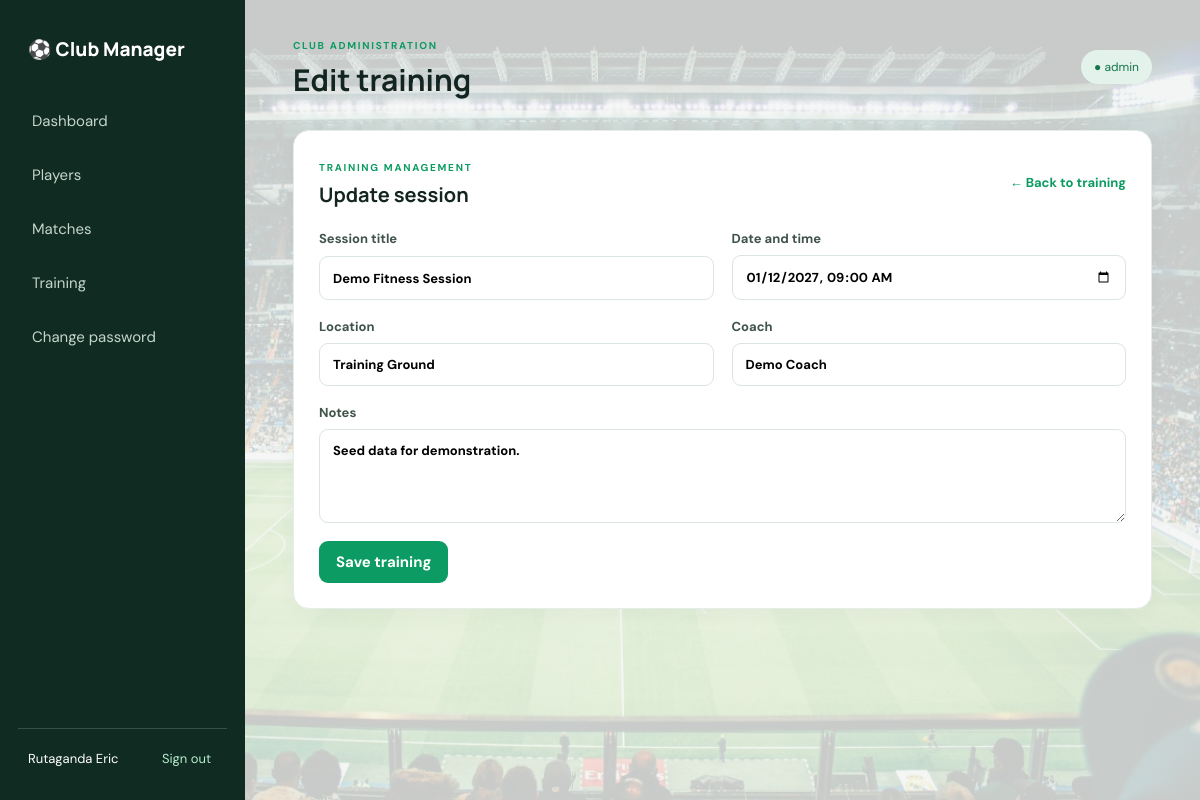
The app's page /index.php?route=trainings/form&id=1 (signed in) with its own data.
### tables this page shows
CREATE TABLE IF NOT EXISTS trainings (
    id INT AUTO_INCREMENT PRIMARY KEY,
    title VARCHAR(150) NOT NULL,
    training_date DATETIME NOT NULL,
    location VARCHAR(150) NOT NULL,
    coach VARCHAR(120) NULL,
    notes TEXT NULL,
    created_at TIMESTAMP DEFAULT CURRENT_TIMESTAMP
);

### app/core/Controller.php (called while the page is built, shortened)
<?php
class Controller {
    protected function view(string $name, array $data = []): void {
        extract($data, EXTR_SKIP);
        require __DIR__ . '/../views/layouts/header.php';
        require __DIR__ . '/../views/' . $name . '.php';
        require __DIR__ . '/../views/layouts/footer.php';
    }
}

### app/controllers/TrainingController.php (called while the page is built, shortened)
<?php
class TrainingController extends Controller {
    private Training $model;
    public function __construct(){ $this->model=new Training(); }
    public function form(): void{
        $id=request_id($_GET,'id');
        $id=$id??0;
        $training=$id?$this->model->find($id):null;
        $this->view('trainings/form',['title'=>$id?'Edit training':'Add training','training'=>$training]);
    }
}

### index.php (called while the page is built, shortened)
<?php
require_once __DIR__.'/helpers/functions.php';
require_once __DIR__.'/app/core/Database.php';
require_once __DIR__.'/app/core/Controller.php';
$route=$_GET['route']??(isset($_SESSION['user'])?'dashboard':'login');
$routes=[
 'login'=>[AuthController::class,'login'],'logout'=>[AuthController::class,'logout'],
 'account/password'=>[AuthController::class,'changePassword'],
 'dashboard'=>[DashboardController::class,'index'],
 'players'=>[PlayerController::class,'index'],'players/form'=>[PlayerController::class,'form'],'players/save'=>[PlayerController::class,'save'],'players/delete'=>[PlayerController::class,'delete'],
 'matches'=>[MatchController::class,'index'],'matches/form'=>[MatchController::class,'form'],'matches/save'=>[MatchController::class,'save'],'matches/delete'=>[MatchController::class,'delete'],
 'trainings'=>[TrainingController::class,'index'],'trainings/form'=>[TrainingController::class,'form'],'trainings/save'=>[TrainingController::class,'save'],'trainings/delete'=>[TrainingController::class,'delete'],
 'api/summary'=>[ApiController::class,'summary']
];
try {
    [$class,$method]=$routes[$route];
    (new $class())->$method();
} catch (Throwable $e) {
    error_log('Application error: ' . $e->getMessage());
    http_response_code(500);
    echo APP_DEBUG
        ? 'Application error: ' . htmlspecialchars($e->getMessage(), ENT_QUOTES, 'UTF-8')
        : 'An unexpected error occurred. Please try again later.';
}

### helpers/functions.php (called while the page is built, shortened)
<?php
function e(mixed $value): string {
    return htmlspecialchars(is_scalar($value) ? (string)$value : '', ENT_QUOTES, 'UTF-8');
}
function request_id(array $source, string $key): int|false|null {
    $id = filter_var((string)$source[$key], FILTER_VALIDATE_INT);
    return $id !== false && $id > 0 ? $id : false;
}

### app/core/Database.php (called while the page is built, shortened)
<?php
class Database {
    private static ?PDO $pdo = null;
    public static function connection(): PDO {
        if (self::$pdo === null) {
            self::$pdo = new PDO(
                'mysql:host=' . DB_HOST . ';dbname=' . DB_NAME . ';charset=utf8mb4',
                DB_USER, DB_PASS,
                [PDO::ATTR_ERRMODE => PDO::ERRMODE_EXCEPTION,
                 PDO::ATTR_DEFAULT_FETCH_MODE => PDO::FETCH_ASSOC,
                 PDO::ATTR_EMULATE_PREPARES => false]
            );
        }
        return self::$pdo;
    }
}

### app/models/Training.php (called while the page is built, shortened)
<?php
class Training {
    private PDO $db;
    public function __construct(){ $this->db=Database::connection(); }
    public function find(int $id): ?array{$s=$this->db->prepare('SELECT * FROM trainings WHERE id=?');$s->execute([$id]);return $s->fetch() ?: null;}
}

### app/views/trainings/form.php (the view)
<section class="panel form-panel"><div class="panel-head"><div><span class="eyebrow">TRAINING MANAGEMENT</span><h2><?= $training?'Update session':'Create training session' ?></h2></div><a class="text-link" href="index.php?route=trainings">← Back to training</a></div><form method="post" action="index.php?route=trainings/save" class="form-grid"><?= csrf_field() ?><?php if($training): ?><input type="hidden" name="id" value="<?= e($training['id']) ?>"><?php endif; ?>
<label>Session title<input name="title" required value="<?= e($training['title']??'') ?>"></label><label>Date and time<input type="datetime-local" name="training_date" required value="<?= e(isset($training['training_date'])?date('Y-m-d\\TH:i',strtotime($training['training_date'])):'') ?>"></label><label>Location<input name="location" required value="<?= e($training['location']??'') ?>"></label><label>Coach<input name="coach" value="<?= e($training['coach']??'') ?>"></label><label class="wide">Notes<textarea name="notes" rows="4"><?= e($training['notes']??'') ?></textarea></label><div class="wide"><button class="btn">Save training</button></div></form></section>

### public/css/style.css (style rules this page uses)
:root { --green:#0c9b62;--dark:#13251f;--muted:#718078;--bg:#f4f7f5;--line:#e6ece8;--white:#fff;--red:#c43d4b }
* { box-sizing:border-box }
body { margin:0;min-height:100vh;background:linear-gradient(rgba(244,247,245,.82),rgba(244,247,245,.82)),url('../images/stadium.jpg') center/cover fixed no-repeat;color:var(--dark);font:15px 'DM Sans',sans-serif }
h1,h2,h3,.brand { font-family:Manrope,sans-serif }
a { color:var(--green);text-decoration:none }
button,input,select,textarea { font:inherit }
.topbar,.panel-head { display:flex;justify-content:space-between;align-items:center;gap:20px }
.eyebrow { font-size:10px;letter-spacing:1.7px;font-weight:700;color:var(--green) }
.stat-card,.panel { background:#fff;border:1px solid var(--line);border-radius:16px;box-shadow:0 5px 20px #1c463508 }
.panel { padding:25px;margin-bottom:24px }
.panel-head { margin-bottom:22px }
.panel-head h2 { font-size:20px;margin:5px 0 0 }
.btn { display:inline-flex;align-items:center;justify-content:center;background:var(--green);color:#fff;border:0;border-radius:9px;padding:11px 17px;font-weight:700;cursor:pointer }
.form-panel { max-width:900px }
.form-grid { display:grid;grid-template-columns:1fr 1fr;gap:18px }
.form-grid label,.stack label { display:grid;gap:8px;font-size:13px;font-weight:700;color:#40534a }
.form-grid input,.form-grid select,.form-grid textarea,.stack input { width:100%;padding:12px 13px;border:1px solid #dce5df;border-radius:9px;background:#fff;outline:none }
.wide { grid-column:1/-1 }
.text-link { font-size:13px;font-weight:700 }

### records on screen
trainings: title "Demo Fitness Session", training_date "01/12/2027 09:00", location "Training Ground", coach "Demo Coach", notes "Seed data for demonstration."

### other values on screen
$_SESSION['user']['username'] "Rutaganda Eric"
$title "Edit training"
$_SESSION['user']['role'] "admin"
